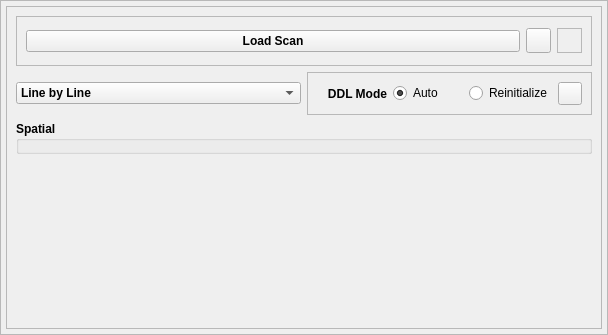
<?xml version="1.0" encoding="UTF-8"?>
<ui version="4.0">
 <class>Frame</class>
 <widget class="QFrame" name="Frame">
  <property name="geometry">
   <rect>
    <x>0</x>
    <y>0</y>
    <width>608</width>
    <height>335</height>
   </rect>
  </property>
  <property name="windowTitle">
   <string>Frame</string>
  </property>
  <property name="frameShape">
   <enum>QFrame::StyledPanel</enum>
  </property>
  <property name="frameShadow">
   <enum>QFrame::Raised</enum>
  </property>
  <layout class="QHBoxLayout" name="horizontalLayout">
   <property name="spacing">
    <number>5</number>
   </property>
   <property name="leftMargin">
    <number>5</number>
   </property>
   <property name="topMargin">
    <number>5</number>
   </property>
   <property name="rightMargin">
    <number>5</number>
   </property>
   <property name="bottomMargin">
    <number>5</number>
   </property>
   <item>
    <widget class="QFrame" name="frame">
     <property name="maximumSize">
      <size>
       <width>650</width>
       <height>16777215</height>
      </size>
     </property>
     <property name="frameShape">
      <enum>QFrame::StyledPanel</enum>
     </property>
     <property name="frameShadow">
      <enum>QFrame::Raised</enum>
     </property>
     <layout class="QVBoxLayout" name="verticalLayout_2">
      <item>
       <widget class="QFrame" name="loadscan_frame">
        <property name="minimumSize">
         <size>
          <width>0</width>
          <height>50</height>
         </size>
        </property>
        <property name="frameShape">
         <enum>QFrame::StyledPanel</enum>
        </property>
        <property name="frameShadow">
         <enum>QFrame::Sunken</enum>
        </property>
        <layout class="QHBoxLayout" name="horizontalLayout_3">
         <item>
          <widget class="QPushButton" name="loadScanBtn">
           <property name="font">
            <font>
             <weight>75</weight>
             <bold>true</bold>
            </font>
           </property>
           <property name="text">
            <string>Load Scan</string>
           </property>
          </widget>
         </item>
         <item>
          <widget class="QToolButton" name="helpBtn">
           <property name="minimumSize">
            <size>
             <width>25</width>
             <height>25</height>
            </size>
           </property>
           <property name="maximumSize">
            <size>
             <width>25</width>
             <height>25</height>
            </size>
           </property>
           <property name="text">
            <string/>
           </property>
           <property name="icon">
            <iconset resource="../../../../../../icons/icons.qrc">
             <normaloff>:/scan_plugins/helplite.png</normaloff>:/scan_plugins/helplite.png</iconset>
           </property>
           <property name="iconSize">
            <size>
             <width>50</width>
             <height>50</height>
            </size>
           </property>
          </widget>
         </item>
         <item>
          <widget class="QLabel" name="rtclkpic">
           <property name="maximumSize">
            <size>
             <width>25</width>
             <height>25</height>
            </size>
           </property>
           <property name="autoFillBackground">
            <bool>true</bool>
           </property>
           <property name="frameShape">
            <enum>QFrame::StyledPanel</enum>
           </property>
           <property name="text">
            <string/>
           </property>
           <property name="pixmap">
            <pixmap resource="../../../../../../icons/icons.qrc">:/scan_plugins/icons8-mouse-right-click-50.png</pixmap>
           </property>
           <property name="scaledContents">
            <bool>true</bool>
           </property>
           <property name="alignment">
            <set>Qt::AlignRight|Qt::AlignTrailing|Qt::AlignVCenter</set>
           </property>
          </widget>
         </item>
        </layout>
       </widget>
      </item>
      <item>
       <layout class="QHBoxLayout" name="horizontalLayout_5">
        <item>
         <widget class="QComboBox" name="scanTypeSelComboBox">
          <property name="enabled">
           <bool>true</bool>
          </property>
          <property name="font">
           <font>
            <weight>75</weight>
            <bold>true</bold>
           </font>
          </property>
          <property name="layoutDirection">
           <enum>Qt::LeftToRight</enum>
          </property>
          <property name="currentIndex">
           <number>1</number>
          </property>
          <property name="maxVisibleItems">
           <number>2</number>
          </property>
          <item>
           <property name="text">
            <string>Point by Point</string>
           </property>
          </item>
          <item>
           <property name="text">
            <string>Line by Line</string>
           </property>
          </item>
         </widget>
        </item>
        <item>
         <widget class="QFrame" name="ddlFrame">
          <property name="frameShape">
           <enum>QFrame::StyledPanel</enum>
          </property>
          <property name="frameShadow">
           <enum>QFrame::Sunken</enum>
          </property>
          <layout class="QHBoxLayout" name="horizontalLayout_4">
           <item>
            <widget class="QLabel" name="label">
             <property name="font">
              <font>
               <weight>75</weight>
               <bold>true</bold>
              </font>
             </property>
             <property name="text">
              <string>DDL Mode</string>
             </property>
             <property name="alignment">
              <set>Qt::AlignRight|Qt::AlignTrailing|Qt::AlignVCenter</set>
             </property>
            </widget>
           </item>
           <item>
            <widget class="QRadioButton" name="autoDDLRadBtn">
             <property name="enabled">
              <bool>true</bool>
             </property>
             <property name="text">
              <string>Auto</string>
             </property>
             <property name="checked">
              <bool>true</bool>
             </property>
            </widget>
           </item>
           <item>
            <widget class="QRadioButton" name="reinitDDLRadBtn">
             <property name="enabled">
              <bool>true</bool>
             </property>
             <property name="text">
              <string>Reinitialize</string>
             </property>
             <property name="checked">
              <bool>false</bool>
             </property>
            </widget>
           </item>
           <item>
            <widget class="QToolButton" name="hdwAccelDetailsBtn">
             <property name="text">
              <string/>
             </property>
             <property name="icon">
              <iconset>
               <normaloff>../../../icons/1318611600_23.ico</normaloff>../../../icons/1318611600_23.ico</iconset>
             </property>
            </widget>
           </item>
          </layout>
         </widget>
        </item>
       </layout>
      </item>
      <item>
       <widget class="QGroupBox" name="evGrpBox">
        <property name="maximumSize">
         <size>
          <width>16777215</width>
          <height>16777215</height>
         </size>
        </property>
        <property name="font">
         <font>
          <weight>75</weight>
          <bold>true</bold>
         </font>
        </property>
        <property name="title">
         <string>Spatial</string>
        </property>
        <layout class="QVBoxLayout" name="verticalLayout">
         <property name="spacing">
          <number>5</number>
         </property>
         <property name="leftMargin">
          <number>5</number>
         </property>
         <property name="topMargin">
          <number>5</number>
         </property>
         <property name="rightMargin">
          <number>2</number>
         </property>
         <property name="bottomMargin">
          <number>5</number>
         </property>
         <item>
          <layout class="QHBoxLayout" name="horizontalLayout_2"/>
         </item>
        </layout>
       </widget>
      </item>
      <item>
       <spacer name="verticalSpacer">
        <property name="orientation">
         <enum>Qt::Vertical</enum>
        </property>
        <property name="sizeHint" stdset="0">
         <size>
          <width>20</width>
          <height>40</height>
         </size>
        </property>
       </spacer>
      </item>
     </layout>
    </widget>
   </item>
  </layout>
 </widget>
 <resources>
  <include location="../../../../../../icons/icons.qrc"/>
 </resources>
 <connections/>
</ui>
